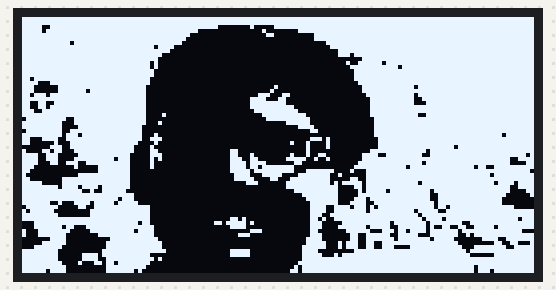
Bench run of a sketch on a simulated Arduino Uno, built with avr-gcc and run on an emulated ATmega328P. Shown: 128×64 one-colour display.

Above: at 2.1 s.

The sketch:

project6.ino
```cpp
#include <Wire.h>
#include <Adafruit_GFX.h>
#include <Adafruit_SSD1306.h>

#define SCREEN_WIDTH 128
#define SCREEN_HEIGHT 64

Adafruit_SSD1306 display(SCREEN_WIDTH, SCREEN_HEIGHT, &Wire, -1);

static const uint8_t image_data_MYarray[1024] = {
    0xff, 0xff, 0xff, 0xff, 0xff, 0xff, 0xff, 0xff, 0xff, 0xff, 0xff, 0xff, 0xff, 0xff, 0xff, 0xff,
	0xff, 0xff, 0xff, 0xff, 0xff, 0xff, 0xff, 0xff, 0xff, 0xff, 0xff, 0xff, 0xff, 0xff, 0xff, 0xff,
	0xf9, 0xff, 0xff, 0xff, 0xff, 0xff, 0x80, 0x41, 0xff, 0xff, 0xff, 0xff, 0xff, 0xff, 0xff, 0xff,
	0xfb, 0xff, 0xff, 0xff, 0xff, 0xf0, 0x00, 0x08, 0x07, 0xff, 0xff, 0xff, 0xff, 0xff, 0xff, 0xff,
	0xff, 0xff, 0xff, 0xff, 0xff, 0xc0, 0x00, 0x06, 0x00, 0x7f, 0xff, 0xff, 0xff, 0xff, 0xff, 0xff,
	0xff, 0xff, 0xff, 0xff, 0xff, 0x80, 0x00, 0x00, 0x00, 0x7f, 0xff, 0xff, 0xff, 0xff, 0xff, 0xff,
	0xff, 0xf7, 0xff, 0xff, 0xff, 0x00, 0x00, 0x00, 0x00, 0x0f, 0xff, 0xff, 0xff, 0xff, 0xff, 0xff,
	0xff, 0xff, 0xff, 0xff, 0xbc, 0x00, 0x00, 0x00, 0x00, 0x07, 0xff, 0xff, 0xff, 0xff, 0xff, 0xff,
	0xff, 0xff, 0xff, 0xff, 0xf8, 0x00, 0x00, 0x00, 0x00, 0x01, 0xff, 0xff, 0xff, 0xff, 0xff, 0xff,
	0xff, 0xff, 0xff, 0xff, 0xe0, 0x00, 0x00, 0x00, 0x00, 0x01, 0xdf, 0xff, 0xff, 0xff, 0xff, 0xff,
	0xff, 0xff, 0xff, 0xff, 0xc0, 0x00, 0x00, 0x00, 0x00, 0x00, 0x07, 0xff, 0xff, 0xff, 0xff, 0xff,
	0xff, 0xff, 0xff, 0xff, 0x40, 0x00, 0x00, 0x00, 0x00, 0x00, 0x4f, 0xdf, 0xff, 0xff, 0xff, 0xff,
	0xff, 0xff, 0xff, 0xff, 0x40, 0x00, 0x00, 0x00, 0x00, 0x00, 0x3f, 0xfd, 0xff, 0xff, 0xff, 0xff,
	0xff, 0xff, 0xff, 0xff, 0x80, 0x00, 0x00, 0x00, 0x00, 0x00, 0x1f, 0xff, 0xff, 0xff, 0xff, 0xff,
	0xff, 0xff, 0xff, 0xff, 0x80, 0x00, 0x00, 0x00, 0x00, 0x00, 0x1f, 0xff, 0xff, 0xff, 0xff, 0xff,
	0xdf, 0xff, 0xff, 0xff, 0x00, 0x00, 0x00, 0x00, 0x00, 0x00, 0x1f, 0xff, 0xff, 0xff, 0xff, 0xff,
	0xf1, 0xff, 0xff, 0xff, 0x00, 0x00, 0x00, 0x00, 0x00, 0x00, 0x0f, 0xff, 0xff, 0xff, 0xff, 0xff,
	0xe0, 0x7f, 0xff, 0xfe, 0x00, 0x00, 0x00, 0x01, 0x00, 0x00, 0x07, 0xff, 0xdf, 0xff, 0xff, 0xff,
	0xe0, 0x7f, 0x7f, 0xfe, 0x00, 0x00, 0x00, 0x02, 0x00, 0x00, 0x07, 0xff, 0xff, 0xff, 0xff, 0xff,
	0xdd, 0xff, 0xff, 0xfe, 0x00, 0x00, 0x00, 0x1c, 0x60, 0x00, 0x03, 0xff, 0xdf, 0xff, 0xff, 0xff,
	0xff, 0xff, 0xff, 0xfe, 0x00, 0x00, 0x00, 0x78, 0xc0, 0x00, 0x01, 0xff, 0xcf, 0xff, 0xff, 0xff,
	0xcc, 0xff, 0xff, 0xfe, 0x00, 0x00, 0x00, 0x7f, 0xc0, 0x00, 0x01, 0xff, 0xc7, 0xff, 0xff, 0xff,
	0xcd, 0xff, 0xff, 0xfe, 0x00, 0x00, 0x00, 0x7f, 0xf0, 0x00, 0x01, 0xff, 0xff, 0xff, 0xff, 0xff,
	0xe7, 0xff, 0xff, 0xfe, 0x00, 0x00, 0x00, 0x3f, 0xf8, 0x00, 0x01, 0xff, 0xff, 0xff, 0xff, 0xff,
	0xff, 0xff, 0xff, 0xfe, 0x10, 0x00, 0x00, 0x0f, 0xfe, 0x00, 0x01, 0xff, 0xe7, 0xff, 0xff, 0xff,
	0x7f, 0xe7, 0xff, 0xfe, 0x00, 0x00, 0x00, 0x07, 0xff, 0x00, 0x00, 0xff, 0xff, 0xff, 0xff, 0xff,
	0xff, 0xc7, 0xff, 0xfe, 0x20, 0x00, 0x00, 0x00, 0x3f, 0x00, 0x00, 0xff, 0xff, 0xff, 0xff, 0xff,
	0xff, 0xc3, 0xff, 0xfc, 0x00, 0x00, 0x00, 0x00, 0x07, 0x80, 0x00, 0xff, 0xff, 0xff, 0xff, 0xff,
	0x7f, 0xcf, 0xff, 0xfc, 0x00, 0x00, 0x00, 0x00, 0x00, 0xc0, 0x00, 0xff, 0xff, 0xff, 0xff, 0xff,
	0xff, 0xdd, 0xff, 0xfc, 0x40, 0x00, 0x00, 0x00, 0x00, 0x00, 0x00, 0xff, 0xff, 0xff, 0xff, 0x7f,
	0xc7, 0x9f, 0xff, 0xfc, 0xe0, 0x00, 0x00, 0x00, 0x00, 0xe8, 0x00, 0x7f, 0xff, 0xff, 0xff, 0xff,
	0xc0, 0x8f, 0xff, 0xf8, 0x40, 0x00, 0x00, 0x00, 0x11, 0x08, 0x00, 0x7f, 0xff, 0xff, 0xff, 0xff,
	0x01, 0xcf, 0xff, 0xf0, 0x80, 0x00, 0x00, 0x00, 0x01, 0x08, 0x00, 0x7f, 0xff, 0xf7, 0xff, 0xff,
	0x86, 0xc7, 0xff, 0xf0, 0xc0, 0x00, 0x0c, 0x00, 0x01, 0x00, 0x01, 0xff, 0xfb, 0xff, 0xff, 0xff,
	0xf3, 0x83, 0xff, 0xe0, 0xe0, 0x00, 0x0c, 0x40, 0x11, 0x30, 0x07, 0x9f, 0xf3, 0xff, 0xff, 0xfd,
	0xf3, 0x87, 0xfe, 0xe0, 0xa0, 0x00, 0x0e, 0x60, 0x3e, 0x48, 0x07, 0xff, 0xff, 0xff, 0xff, 0xcf,
	0xf1, 0x9c, 0xff, 0xe0, 0x80, 0x00, 0x0f, 0x78, 0x0c, 0x00, 0x0f, 0xff, 0xf7, 0xff, 0xff, 0xc3,
	0xe0, 0x04, 0x1f, 0xe0, 0x80, 0x00, 0x0f, 0x6f, 0xf0, 0x00, 0x1f, 0xff, 0x7f, 0xff, 0xb3, 0xff,
	0xc0, 0x00, 0x1f, 0xe0, 0x00, 0x00, 0x0f, 0xbf, 0xf1, 0xfc, 0x23, 0xff, 0xff, 0xff, 0xff, 0xfe,
	0x80, 0x03, 0xff, 0xe0, 0x00, 0x00, 0x07, 0x8f, 0x87, 0xf9, 0x03, 0xff, 0xff, 0xff, 0xfb, 0xff,
	0xc0, 0x3f, 0xff, 0xe0, 0x00, 0x00, 0x07, 0xc3, 0x1f, 0xf8, 0x33, 0xff, 0xff, 0xff, 0xff, 0xff,
	0xf8, 0x3f, 0xff, 0xe0, 0x00, 0x00, 0x00, 0xe0, 0x3f, 0xfa, 0xfb, 0xff, 0xef, 0xff, 0xfd, 0xef,
	0xff, 0xbd, 0xef, 0xe0, 0x00, 0x00, 0x00, 0x00, 0x3f, 0xfe, 0x1b, 0xff, 0xff, 0xff, 0xff, 0xcf,
	0xff, 0xfe, 0x4f, 0xc0, 0x00, 0x00, 0x00, 0x00, 0x0f, 0xfe, 0x0b, 0xef, 0xfd, 0xff, 0xff, 0xc3,
	0xff, 0xff, 0xff, 0xf0, 0x00, 0x00, 0x00, 0x00, 0x03, 0xfe, 0x0f, 0xff, 0xfc, 0xff, 0xff, 0x81,
	0xff, 0xff, 0xff, 0x70, 0x00, 0x00, 0x00, 0x00, 0x01, 0xfe, 0x1d, 0xff, 0xfc, 0xff, 0xff, 0x00,
	0xfe, 0x47, 0xbe, 0xf8, 0x00, 0x00, 0x00, 0x00, 0x00, 0xfe, 0x3c, 0xff, 0xfe, 0xff, 0xff, 0x00,
	0x7f, 0x83, 0x3f, 0xff, 0x00, 0x00, 0x00, 0x00, 0x00, 0xf3, 0xdd, 0x7f, 0xfe, 0xdf, 0xff, 0xe0,
	0xbf, 0x00, 0x7f, 0xff, 0x00, 0x00, 0x00, 0x00, 0x00, 0xf3, 0xfd, 0xff, 0xdf, 0x3f, 0xff, 0xff,
	0xff, 0x80, 0x7f, 0xff, 0x00, 0x00, 0x00, 0x00, 0x00, 0xe7, 0xff, 0xff, 0xef, 0xff, 0xff, 0xff,
	0xff, 0xff, 0xff, 0xff, 0x00, 0x00, 0x0d, 0x00, 0x00, 0xd3, 0xff, 0xff, 0xf7, 0xbf, 0xff, 0xf7,
	0x1f, 0xff, 0xff, 0xfb, 0x00, 0x00, 0xdf, 0x40, 0x00, 0xe0, 0xff, 0xf7, 0xfb, 0xfc, 0xff, 0xff,
	0x1f, 0xd8, 0xff, 0xff, 0x80, 0x00, 0x0f, 0x00, 0x00, 0xe1, 0xfd, 0xf3, 0xfa, 0x66, 0x7d, 0xff,
	0x8f, 0xf0, 0x7f, 0xf7, 0x80, 0x00, 0x00, 0x70, 0x00, 0xc0, 0x7e, 0x3b, 0x7b, 0xfb, 0xff, 0xf8,
	0x8f, 0xe0, 0x1f, 0xff, 0x80, 0x00, 0x03, 0x80, 0x00, 0xe0, 0x33, 0xf3, 0xe3, 0xf9, 0x7f, 0xff,
	0x01, 0xe0, 0x03, 0xff, 0xc0, 0x00, 0x00, 0x00, 0x01, 0xe0, 0x33, 0xfb, 0xfd, 0xf0, 0x1e, 0x7f,
	0x07, 0xe0, 0x07, 0xff, 0xe0, 0x00, 0x00, 0x00, 0x01, 0xf1, 0x73, 0x3f, 0xff, 0xf8, 0x03, 0x31,
	0x1f, 0xc0, 0x07, 0xff, 0xe0, 0x00, 0x00, 0x00, 0x03, 0xf1, 0x73, 0x38, 0x7f, 0xfc, 0x7f, 0x9f,
	0xff, 0x80, 0x0f, 0xff, 0xf0, 0x00, 0x0f, 0x80, 0x03, 0xc0, 0x1f, 0xff, 0xff, 0xfe, 0xff, 0xff,
	0xff, 0x81, 0xef, 0xff, 0x00, 0x00, 0x0f, 0x80, 0x03, 0xe2, 0xff, 0xff, 0xff, 0xff, 0x03, 0xff,
	0xff, 0x81, 0xe7, 0xff, 0xa0, 0x00, 0x00, 0x00, 0x03, 0xff, 0xff, 0xff, 0xff, 0xff, 0xff, 0xff,
	0xff, 0xc2, 0x36, 0xff, 0x00, 0x00, 0x00, 0x00, 0x07, 0xff, 0xff, 0xff, 0xff, 0xff, 0xff, 0xff,
	0xff, 0xe0, 0x07, 0xfe, 0x00, 0x00, 0x00, 0x00, 0x0b, 0xff, 0xff, 0xff, 0xff, 0xff, 0xbf, 0xff,
	0xfd, 0xe0, 0x07, 0xf4, 0x00, 0x00, 0x00, 0x00, 0x1b, 0xff, 0xff, 0xff, 0xff, 0xff, 0xbb, 0xff
};

void setup() {
  Serial.begin(115200);

  if(!display.begin(SSD1306_SWITCHCAPVCC, 0x3C)) {
    Serial.println(F("SSD1306 allocation failed"));
    for(;;);
  }
  delay(2000); // Pause for 2 seconds

  // Clear the buffer.
  display.clearDisplay();

  // Draw bitmap on the screen
  display.drawBitmap(0, 0, image_data_MYarray, 128, 64, 1);
  display.display();
}

void loop() {

}
```
